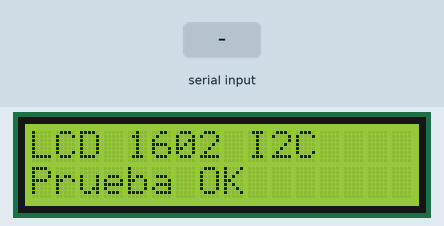
The sketch below on a simulated Arduino Uno, built with avr-gcc and run on an emulated ATmega328P. Shown: 16×2 character LCD. The inputs (shaded band) are chosen by the test bench. What the sketch prints to the serial monitor is not drawn.

Above: at 2.3 s.
2.4 s: "HOLA\n" received over Serial
At 2.8 s:
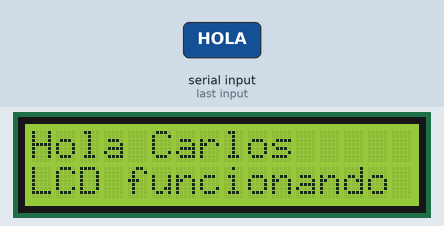
3.9 s: "IDLE\n" received over Serial
At 4.9 s:
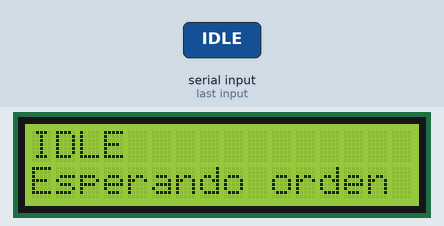
5.4 s: "NAV\n" received over Serial
At 6.3 s:
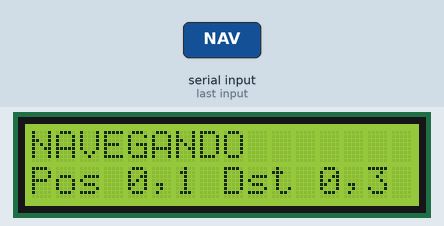
6.9 s: "OBS\n" received over Serial
At 7.4 s:
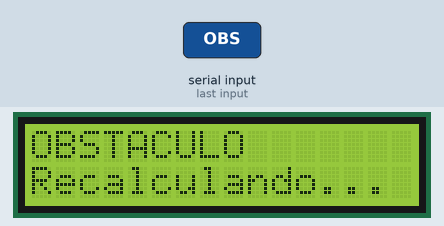
8.4 s: "ERR\n" received over Serial
At 9.5 s:
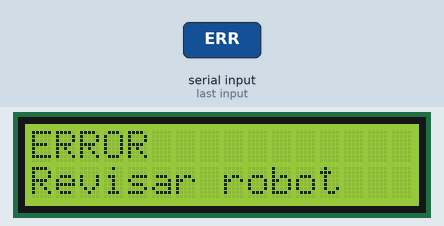
9.9 s: "CLEAR\n" received over Serial
At 11.2 s:
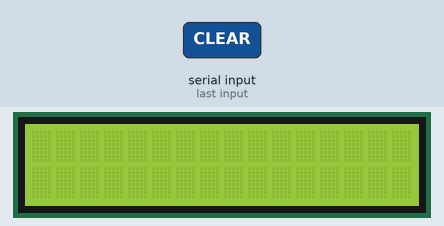
Timing chart, 0 to 12.4 s (numbered marks = the images above; inputs shaded):
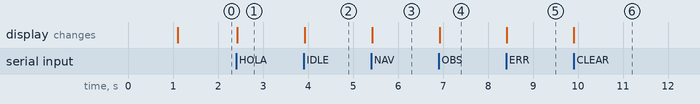

The sketch:

display.ino
```cpp
#include <Wire.h>
#include <LiquidCrystal_I2C.h>
#include "config.h"

LiquidCrystal_I2C lcd(LCD_I2C_ADDR, LCD_COLUMNAS, LCD_FILAS);

void mostrarAyuda() {
    Serial.println();
    Serial.println("===== PRUEBA LCD 1602 I2C =====");
    Serial.println("HOLA     -> mensaje de prueba");
    Serial.println("IDLE     -> estado IDLE");
    Serial.println("NAV      -> estado navegando");
    Serial.println("OBS      -> obstaculo");
    Serial.println("ERR      -> error");
    Serial.println("CLEAR    -> limpiar pantalla");
    Serial.println("AYUDA    -> mostrar ayuda");
    Serial.println("================================");
    Serial.println();
}

void mostrarMensaje(const char* linea1, const char* linea2) {
    lcd.clear();

    lcd.setCursor(0, 0);
    lcd.print(linea1);

    lcd.setCursor(0, 1);
    lcd.print(linea2);
}

void setup() {
    Serial.begin(SERIAL_BAUDRATE);
    delay(1000);

    Serial.println("Iniciando prueba LCD 1602 I2C...");

    Wire.begin();

    lcd.init();
    lcd.backlight();

    mostrarMensaje("LCD 1602 I2C", "Prueba OK");

    mostrarAyuda();
}

void loop() {
    if (!Serial.available()) {
        return;
    }

    String comando = Serial.readStringUntil('\n');
    comando.trim();
    comando.toUpperCase();

    if (comando == "HOLA") {
        mostrarMensaje("Hola Carlos", "LCD funcionando");
    }

    else if (comando == "IDLE") {
        mostrarMensaje("IDLE", "Esperando orden");
    }

    else if (comando == "NAV") {
        mostrarMensaje("NAVEGANDO", "Pos 0,1 Dst 0,3");
    }

    else if (comando == "OBS") {
        mostrarMensaje("OBSTACULO", "Recalculando...");
    }

    else if (comando == "ERR") {
        mostrarMensaje("ERROR", "Revisar robot");
    }

    else if (comando == "CLEAR") {
        lcd.clear();
    }

    else if (comando == "AYUDA") {
        mostrarAyuda();
    }

    else {
        Serial.println("[LCD] Comando no reconocido");
        mostrarMensaje("Comando inval.", "Usa AYUDA");
    }
}
```

config.h
```cpp
#ifndef CONFIG_H
#define CONFIG_H

#define SERIAL_BAUDRATE 115200

// Direcciones comunes de LCD I2C:
// 0x27 suele ser la más común.
// Si no funciona, probar 0x3F.
#define LCD_I2C_ADDR 0x27

#define LCD_COLUMNAS 16
#define LCD_FILAS 2

#endif
```

Measured:
- after the input at 2.4 s, the display: changes at once (image 1)
- after the input at 3.9 s, the display: changes at once (image 2)
- after the input at 5.4 s, the display: changes at once (image 3)
- after the input at 6.9 s, the display: changes at once (image 4)
- after the input at 8.4 s, the display: changes at once (image 5)
- after the input at 9.9 s, the display: changes at once (image 6)
